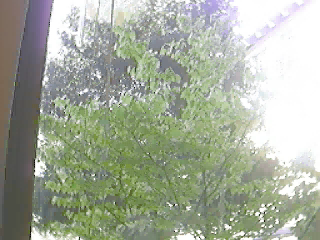
#> input picture frame 45 of dataset/data/tree.avi, 320 x 240 px, given in place of 768x576.avi, which was not available
$ python 'Farneback 稠密光流法.py'
#> lines starting #> are read from the running program, lines starting #| are printed output that depends on the picture; pictures that were not available may be replaced by others from this repository, and a replacement may not be noted
"""
参考链接:
https://blog.csdn.net/tengfei461807914/article/details/80978947

LK 算法计算的是稀疏的特征点光流, 如样例当中计算的是使用 Shi-Tomasi 算法得到的特征点.
opencv当总提供了查找稠密光流的方法. 该方法计算一帧图像当中的所有点.

Farneback 稠密光流的主要思想是利用多项式对每个像素的邻域信息进行近似表示, 例如考虑二次多项式.
f(x) = x.TAx + b.Tx + c

"""

import numpy as np
import cv2 as cv

cap = cv.VideoCapture("C:/Users/Administrator/PycharmProjects/OpenCV/dataset/data/768x576.avi")

# 获取第一帧
ret, frame1 = cap.read()
#> frame1 is the input picture: shape (240, 320, 3); mean B, G, R 155, 171.9, 164.7
prvs = cv.cvtColor(frame1, cv.COLOR_BGR2GRAY)
hsv = np.zeros_like(frame1)

# 遍历每一行的第一列
hsv[:, :, 1] = 255

while True:
    ret, frame2 = cap.read()
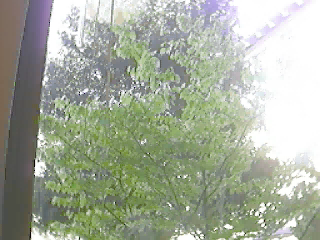
#> input picture frame 46 of dataset/data/tree.avi, 320 x 240 px, given in place of 768x576.avi, which was not available
#> frame2 is the input picture: shape (240, 320, 3); mean B, G, R 154.8, 171.9, 164.6
    next = cv.cvtColor(frame2, cv.COLOR_BGR2GRAY)
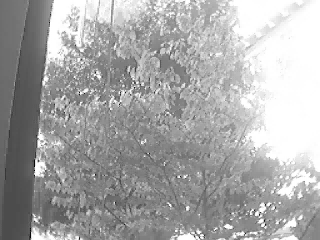
#> next: shape (240, 320); min 1, max 255, mean 167.7

    # 返回一个两通道的光流向量, 实际上是每个点的像素位移值
    flow = cv.calcOpticalFlowFarneback(prvs, next, None, 0.5, 3, 15, 3, 5, 1.2, 0)

    # 笛卡尔坐标转换为极坐标, 获得极轴和极角
    mag, ang = cv.cartToPolar(flow[:, :, 0], flow[:, :, 1])
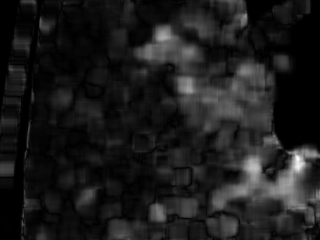
#> mag: shape (240, 320) float32; min 2.83e-21, max 2.46, mean 0.274; drawn with min black and max white
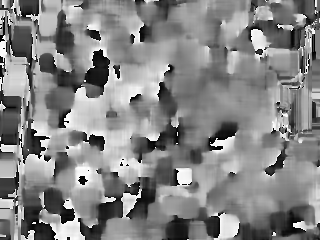
#> ang: shape (240, 320) float32; min 7.89e-05, max 6.28, mean 3.27; drawn with min black and max white

    hsv[:, :, 0] = ang * 180 / np.pi / 2
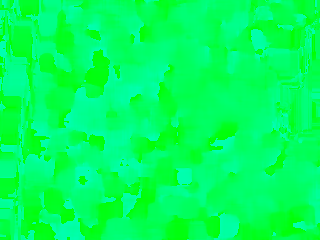
#> hsv: shape (240, 320, 3); mean of channels 0, 1, 2 93.3, 255, 0; drawn as B, G, R
    hsv[:, :, 2] = cv.normalize(mag, None, 0, 255, cv.NORM_MINMAX)
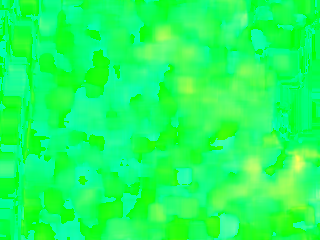
#> hsv: shape (240, 320, 3); mean of channels 0, 1, 2 93.3, 255, 27.9; drawn as B, G, R
    rgb = cv.cvtColor(hsv, cv.COLOR_HSV2BGR)
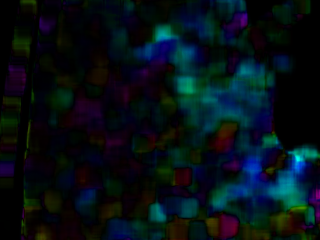
#> rgb: shape (240, 320, 3); mean B, G, R 21.5, 16.2, 5.4

    cv.imshow("frame2", rgb)
    if cv.waitKey(30) == 27:
#> (key Esc is pressed here)
        break
    elif cv.waitKey(30) == ord('s'):
        cv.imwrite('opticalb.png', frame2)
        cv.imwrite('opticalhsv.png', rgb)
    prvs = next

cap.release()
cv.destroyAllWindows()
